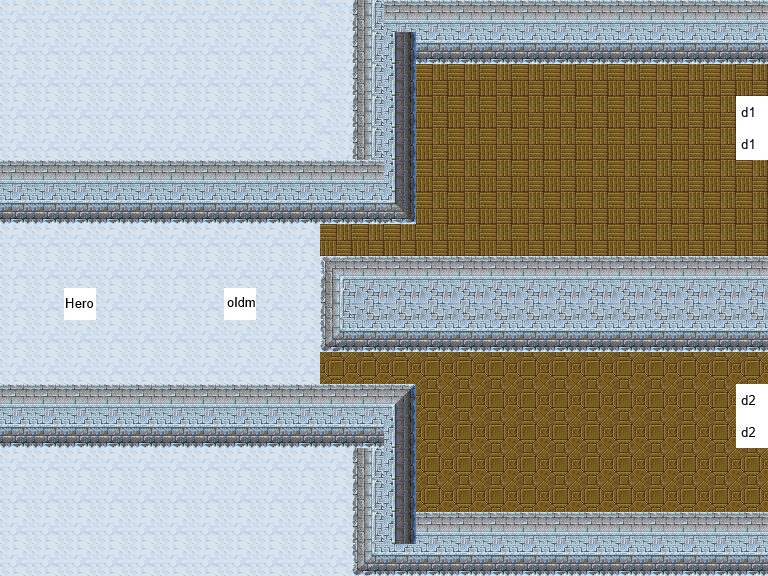

Below is a game level as drawn by its tile map, then a one-line description and the .tmx that defines it (tile-layer data replaced by summaries):
An orthogonal 24x18 tile map with 32x32 px tiles, 3 tile layers (backgrounds, collides, actors), 4 tilesets.

<map version="1.0" orientation="orthogonal" renderorder="right-down" width="24" height="18" tilewidth="32" tileheight="32" nextobjectid="1">
 <tileset firstgid="1" name="Exterior_Castle_TileD" tilewidth="32" tileheight="32">
  <image source="../packed/Exterior_Castle_TileD.png" width="512" height="512" />
 </tileset>
 <tileset firstgid="257" name="Interior_Castle_TileA5" tilewidth="32" tileheight="32">
  <image source="../packed/Interior_Castle_TileA5.png" width="256" height="512" />
 </tileset>
 <tileset firstgid="385" name="Dungeon_Ice_TileA5" tilewidth="32" tileheight="32">
  <image source="../packed/Dungeon_Ice_TileA5.png" width="256" height="512" />
 </tileset>
 <tileset firstgid="513" name="place" tilewidth="32" tileheight="32">
  <image source="../packed/place.png" width="512" height="32" />
  <tile id="0">
   <properties>
    <property name="type" value="aura" />
   </properties>
  </tile>
  <tile id="1">
   <properties>
    <property name="type" value="lava" />
   </properties>
  </tile>
  <tile id="2">
   <properties>
    <property name="type" value="bow" />
   </properties>
  </tile>
  <tile id="3">
   <properties>
    <property name="type" value="bow" />
   </properties>
  </tile>
  <tile id="4">
   <properties>
    <property name="path" value="sword_4_2.tmx" />
    <property name="type" value="door" />
   </properties>
  </tile>
  <tile id="5">
   <properties>
    <property name="path" value="arrow_4_1.tmx" />
    <property name="type" value="door" />
   </properties>
  </tile>
  <tile id="6">
   <properties>
    <property name="type" value="door" />
   </properties>
  </tile>
  <tile id="7">
   <properties>
    <property name="type" value="eax" />
   </properties>
  </tile>
  <tile id="8">
   <properties>
    <property name="type" value="eay" />
   </properties>
  </tile>
  <tile id="9">
   <properties>
    <property name="type" value="esx" />
   </properties>
  </tile>
  <tile id="10">
   <properties>
    <property name="type" value="esy" />
   </properties>
  </tile>
  <tile id="11">
   <properties>
    <property name="type" value="hero" />
   </properties>
  </tile>
  <tile id="12">
   <properties>
    <property name="msg">Heed thee well Warrior! Ahead lies the doors that lead you to glorious weapons
The SwordSaber of Obikin  and the Great horn bow of Gimolas.
The Dogslayer is devious and there are scant few ways to kill him.
Go forth and avenge Scoobyfax</property>
    <property name="type" value="oldman" />
   </properties>
  </tile>
  <tile id="13">
   <properties>
    <property name="type" value="shield" />
   </properties>
  </tile>
  <tile id="14">
   <properties>
    <property name="type" value="sword" />
   </properties>
  </tile>
 </tileset>
 <layer name="backgrounds" width="24" height="18">
  <data>[432 cells, 432 non-empty, 4 distinct tile ids]</data>
 </layer>
 <layer name="collides" width="24" height="18">
  <data>[432 cells, 161 non-empty, 10 distinct tile ids]</data>
 </layer>
 <layer name="actors" width="24" height="18">
  <data>[432 cells, 6 non-empty, 4 distinct tile ids]</data>
 </layer>
</map>
